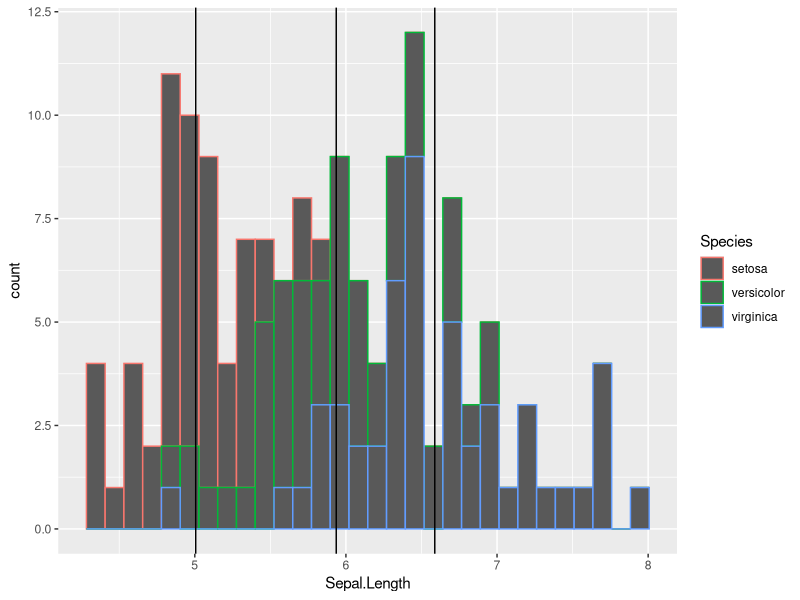
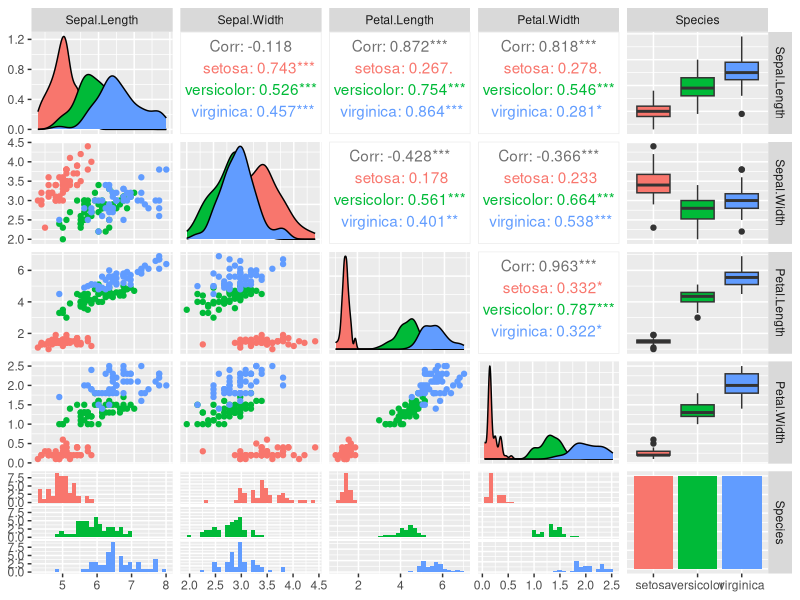
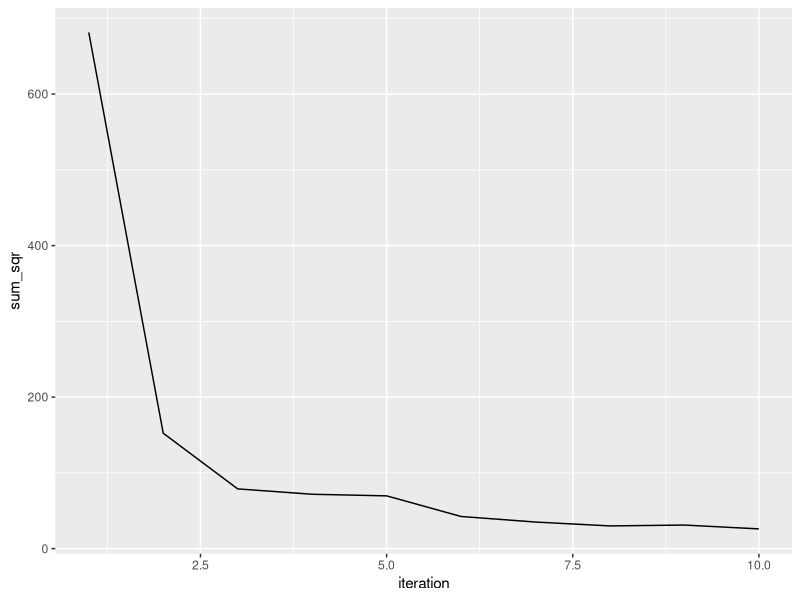
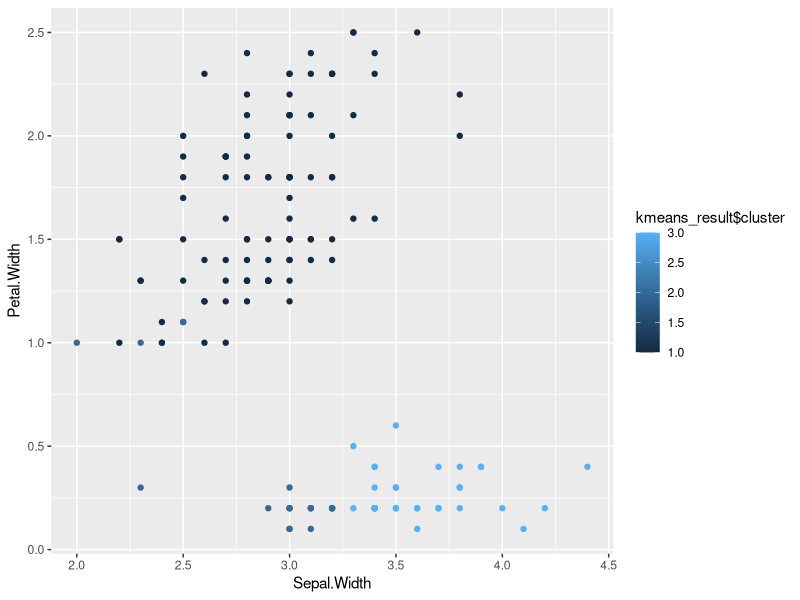
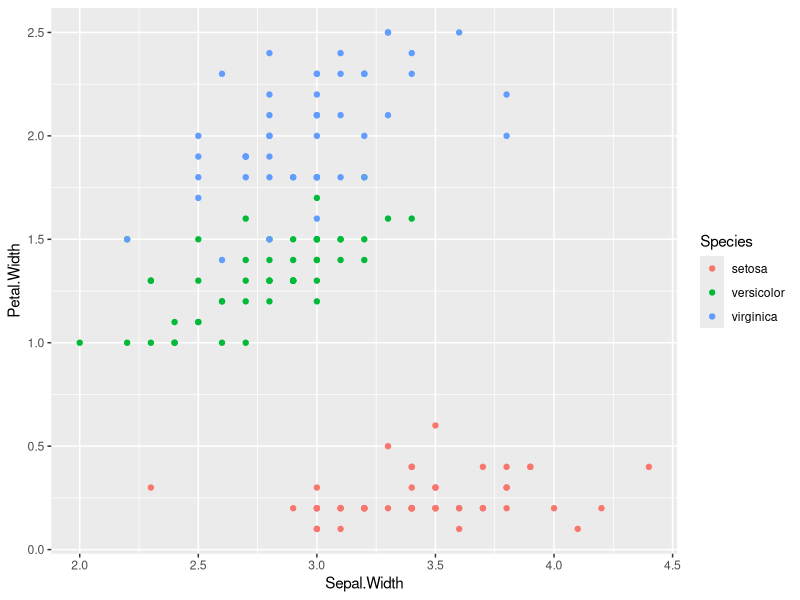

These figures' R source, in order:
# zadanie 1
library(magrittr)

list <- 1:10
list %<>% log2 %>% sin %>% sum %>% sqrt
print(list)
data("iris")
print(head(iris, 5))
print(aggregate(. ~ Species, data=iris, mean))

# zadanie 2
#install.packages("ggplot2")
#install.packages("GGally")
library("ggplot2")
library("GGally")
means <- aggregate(. ~ Species, data=iris, mean)
wykres1 <- ggplot(data=iris, aes(x=Sepal.Length, color=Species)) + geom_histogram() + geom_vline(xintercept=means[, 2])
ggsave("/home/wykres1.jpg", plot = wykres1)
wykres2 <- ggpairs(data=iris, aes(color=Species))
ggsave("/home/wykres2.jpg", plot = wykres2)

# zadanie 3
library(cluster)
x <- iris[, 1:4]
y <- iris[,5]
sum_sqr <-c()
for (i in 1:10){
kmeans_result <- kmeans(x, i)
sum_sqr <- append(sum_sqr, kmeans_result$tot.withinss)
}
wykres3 <- ggplot(data.frame(iteration = 1:length(sum_sqr), value = sum_sqr), aes(x = iteration, y = sum_sqr)) +
geom_line()
ggsave("/home/wykres3.jpg", plot = wykres3)
kmeans_result <- kmeans(x, 3)
wykres4 <- ggplot(iris, aes(x = Sepal.Width, y = Petal.Width, color= kmeans_result$cluster)) + geom_point()
ggsave("/home/wykres4.jpg", plot = wykres4)
wykres5 <- ggplot(iris, aes(x = Sepal.Width, y = Petal.Width, color = Species)) + geom_point()
ggsave("/home/wykres5.jpg", plot = wykres5)